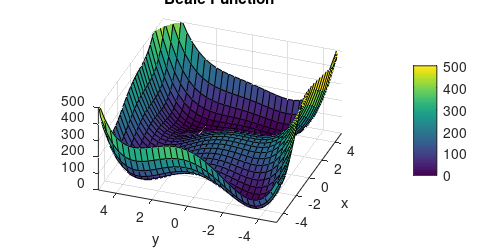
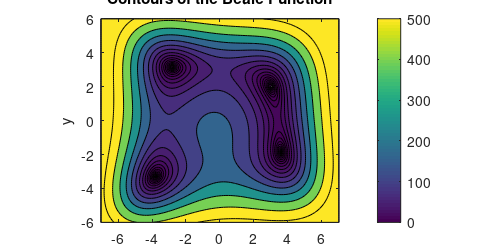

These figures' MATLAB source, in order: (Note: this script raises an error after producing the figures.)
% Problem 1
x = linspace(-5, 5, 31);
y = linspace(-5, 5, 31);

[X,Y] = meshgrid(x,y);
f = (X.^2 + Y -11).^2 + (X + Y.^2 - 7).^2;

clf
set(gcf, 'position', [20 50 500 250], 'paperpositionmode', 'auto')
surf(X,Y,f)
zlim([0 500])
xlim([-5 5])
ylim([-5 5])
colorbar
caxis([0 500])
view(-70, 30)
daspect([1 1 100])
xlabel('x')
ylabel('y')
title('Beale Function')

print(gcf, '-dpng', 'beale_surf.png')


% Problem 2
x2 = linspace(-7, 7, 100);
y2 = linspace(-6, 6, 100);
[X2,Y2] = meshgrid(x2,y2);
f2 = (X2.^2 + Y2 -11).^2 + (X2 + Y2.^2 - 7).^2;

clf
set(gcf, 'position', [20 50 500 250], 'paperpositionmode', 'auto')
contourf(X2,Y2,f2,logspace(-1, 3, 21))
xlim([-7 7])
ylim([-6 6])
colorbar
caxis([0 500])
daspect([1 1 100])
xlabel('x')
ylabel('y')
title('Contours of the Beale Function')

print(gcf, '-dpng', 'beale_contour.png')


% Problem 9
% minimum found by fminsearch
min1 = fminsearch('get_f',[5;5]);
min2 = fminsearch('get_f',[-5;5]);
min3 = fminsearch('get_f',[-5;-5]);
min4 = fminsearch('get_f',[5;-5]);
local_min = [min1 min2 min3 min4];

% minimum found by gradient descent
p = [1;1];
for i = 1:1000
    t_min = fminbnd('get_fphi',0,0.1,[],p);
    phi_min = get_phi(t_min, p);
    p = phi_min;
    if norm(get_grad(p), inf) < 10^(-4)
        break
    end
end

% find global minimum
global_min = local_min(:,1);
f_min = get_f(global_min);
for j = 1:4
    if get_f(local_min(:,j)) < f_min
        f_min = get_f(local_min(:,j));
        global_min = local_min(:,j);
    end
end

clf
set(gcf, 'position', [20 50 500 250], 'paperpositionmode', 'auto')
contourf(X2,Y2,f2,logspace(-1, 3, 21)), hold on
plot(local_min(1,:), local_min(2,:), 'ro')
plot(p(1), p(2), 'y*')
plot(global_min(1), global_min(2), 'g+')
xlim([-7 7])
ylim([-6 6])
colorbar
caxis([0 500])
daspect([1 1 100])
xlabel('x')
ylabel('y')
title('Minima of the Beale Function')

print(gcf, '-dpng', 'beale_minima.png')

